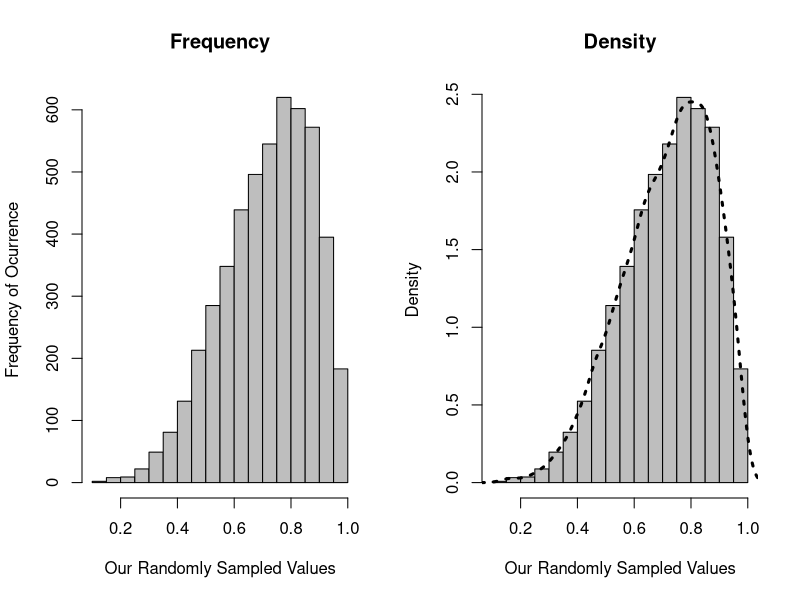

This chart was generated by the following R code:
x<-rbeta(5000,5,2)
par(mfrow=c(1,2))
hist(x,col="gray",xlab="Our Randomly Sampled Values", ylab="Frequency of Ocurrence", main="Frequency")
hist(x,freq=FALSE, col="gray",xlab="Our Randomly Sampled Values", ylab="Density", main="Density")
lines(density(x),lty="dotted", lwd=3)